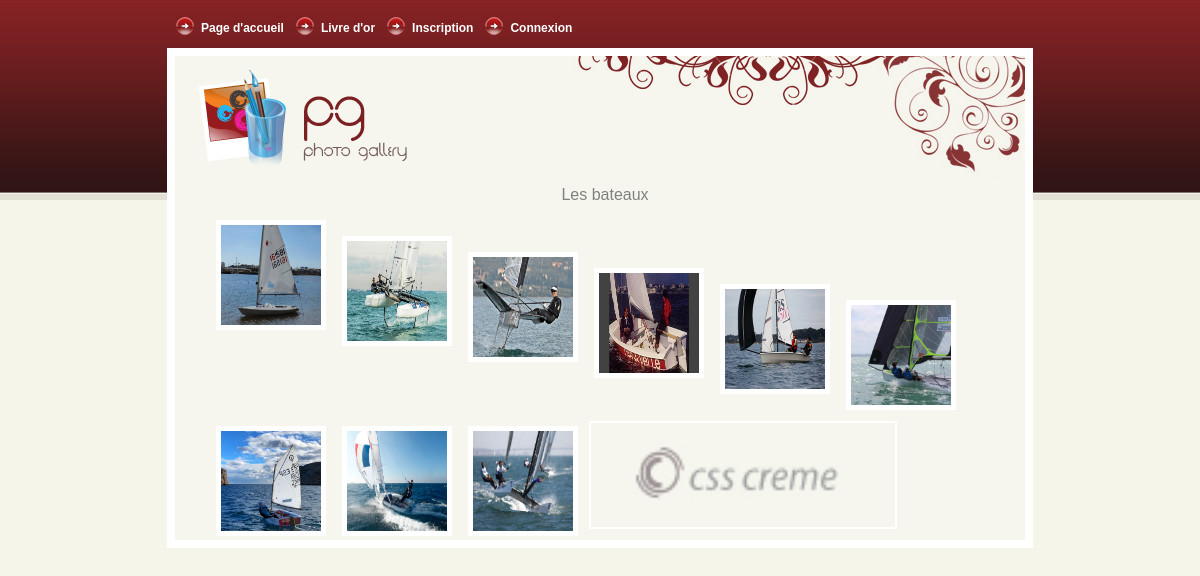
Screenshot of /v2/galerie.php with the database file from the repository.
### tables this page shows
CREATE TABLE `t_oeuvre_oeu` (
  `oeu_code` int(11) NOT NULL,
  `oeu_intitule` varchar(20) NOT NULL,
  `oeu_DateDeCreation` date DEFAULT NULL,
  `oeu_description` varchar(200) NOT NULL,
  `oeu_CheminPhoto` varchar(200) NOT NULL
);

### v2/galerie.php (the view, shortened to what this page needs)
<!DOCTYPE html PUBLIC "-//W3C//DTD XHTML 1.0 Transitional//EN" "http://www.w3.org/TR/xhtml1/DTD/xhtml1-transitional.dtd">
<html xmlns="http://www.w3.org/1999/xhtml">
<head>
<link rel="stylesheet" type="text/css" href="style.css" />
</head>
<body>
<div id="top_menu">
  <ul class="menu">
    <li><a href="index.php" class="nav">Page d'accueil</a></li>
    <li><a href="livredor.php" class="nav">Livre d'or</a></li>
    <li><a href="inscription.php" class="nav">Inscription</a></li>
     <?php
      if( !isset($_SESSION['login']) || ($_SESSION['role'] == 'D') ){
        echo "<li><a href='session.php' class='nav'>Connexion</a></li>";
     }
    ?>
  </ul>
</div>
<div id="main_content">
  <div id="top_banner"> <a href="#"><img src="images/logo.jpg" width="230" height="130" alt="" border="0" class="logo" /></a> </div>
  <div id="page_content">
    <div class="title" style="text-align:center;"> Les bateaux </div>
    <?php
    $mysqli = new mysqli('localhost','nom_utilisateur','mot_de_passe','nom_base');
     for( $id = 1; $id <= 12; $id = $id + 1 ){
      $requete1 = "select * from t_oeuvre_oeu where oeu_code = ".$id." ;";
      $result1 = $mysqli->query($requete1);
      if ($result1 == false)
      {
       echo "Error: La requête a echoué \n";
       echo "Errno: " . $mysqli->errno . "\n";
       echo "Error: " . $mysqli->error . "\n";
       exit();
      }
      else
      {
        $requete1_2 = "select * from t_exposant_expo join t_presentation_pres using (expo_identifiant) where oeu_code = ".$id." ;";
        $result1_2 = $mysqli->query($requete1_2);
        if ($result1_2 == false)
        {
         echo "Error: La requête a echoué \n";
         echo "Errno: " . $mysqli->errno . "\n";
         echo "Error: " . $mysqli->error . "\n";
         exit();
        }
        else
        {
         echo "<div class='content_text'>";
         while ($oeuvre = $result1->fetch_assoc())
         {
          echo "<a href='./oeuvre.php?id=".$id."'>";
          echo "<img src='images/pic/".$oeuvre['oeu_CheminPhoto'].".jpg' width='100' height='100' alt='".$oeuvre['oeu_intitule']."' class='gallery' />";
          echo "</a>";
         }
         echo "</div>";
        }
       }
     }
    ?>
    <div class="content_text"> <a href="#"><img src="images/s5.jpg" width="300" height="100" alt="" class="inspiration" /></a> </div>
  </div>
</div>
</body>
</html>

### v2/style.css (style rules this page uses)
body { background:url(images/top_bg.jpg) repeat-x top #F6F5E9; margin:auto; font-family: Arial, Verdana, Helvetica, sans-serif; font-size:11px; color:#ccc; }
#main_content { width:850px; height: auto; margin:auto; background-color:#F6F6EE; border:8px #FFFFFF solid; }
#top_banner { width:850px; height:130px; background:url(images/illustr.jpg) no-repeat right; }
img.logo { padding-left:15px; }
#top_menu { width:850px; margin:auto; padding:15px; }
ul.menu { list-style-type:none; display:block; width: auto; height:18px; margin:auto; padding:0; }
ul.menu li { display:inline; }
a.nav:link, a.nav:visited { display:block; float:left; padding:4px 11px 0 26px; margin:0;width: auto; height:18px; text-align:center; line-height:18px; font-weight:bold; font-size:12px; text-decoration:none; color:#fff; background:url(images/bt_bg.jpg) no-repeat left; }
#page_content { width:800px; height:auto; margin:auto; }
.title { font-size:16px; color:#808080; clear:both; padding-left:10px; }
.content_text { font-size:11px; color:#333333; height:auto; text-align:justify; padding:8px; }
img.gallery { padding:0px; margin:8px; border:5px #FFFFFF solid; float:left; }
img.inspiration { padding:2px; margin:3px; border:2px #FFFFFF solid; }

### rows the page displays
t_oeuvre_oeu: shows a picture
t_oeuvre_oeu: shows a picture
t_oeuvre_oeu: shows a picture
t_oeuvre_oeu: shows a picture
t_oeuvre_oeu: shows a picture
t_oeuvre_oeu: shows a picture
t_oeuvre_oeu: shows a picture
t_oeuvre_oeu: shows a picture
t_oeuvre_oeu: shows a picture
